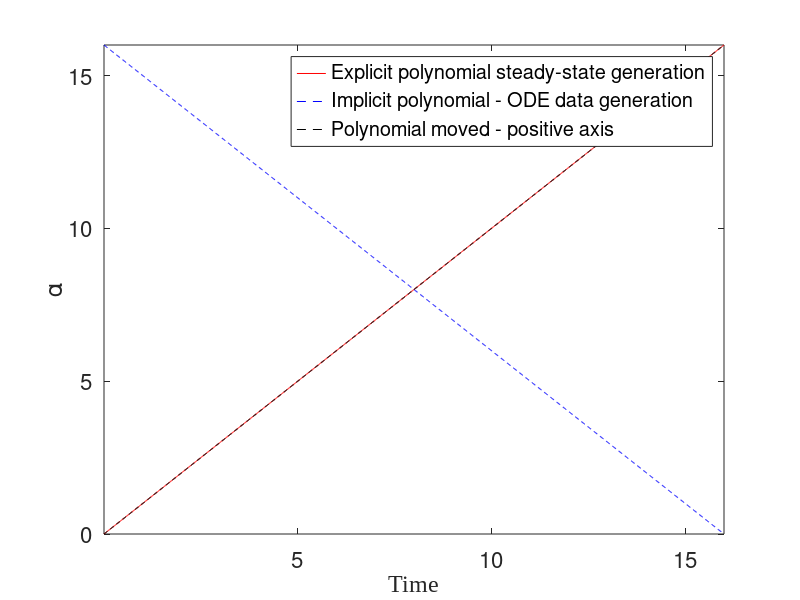

Write the MATLAB code that produced this figure. (Note: this script raises an error after producing the figure.)
clear all, close all, clc
figpath = '../figures/';
addpath('./utils');
addpath('./violin/');
addpath('./NoiseFunctions/');
addpath('./plottingfunctions/');
rng(1)
%%
% Parameter to specify the type of analysis
analysisType = 'pitchfork';  % Change this to 'pitchfork' as needed when running different scripts

% Base directory for results
scriptFullPath = mfilename('fullpath');
[scriptPath, ~, ~] = fileparts(scriptFullPath);
resultsBasePath = fullfile(scriptPath, 'Results figures');

% Dynamic directory based on the analysis type
analysisPath = fullfile(resultsBasePath, analysisType);

% Ensure the directory exists
if ~exist(analysisPath, 'dir')
    mkdir(analysisPath);
end

% Define the path for the PDF file within the analysis directory
pdfPath = fullfile(analysisPath, 'ResultsFigures.pdf');
tic

%generate Data

n = 3;%number of variables
dt=0.01;%timestep
%Integrate interval

Endinterval = 16; %initial value of the pitchfor bifurcation
%Endinterval = 1.5; %initial value of the pitchfor bifurcation
intervalzero = -.001;
%real hidden variable interval
%tinterval=[0 Initinterval];
tinterval=[intervalzero Endinterval];




% Integrate
tspan2=[tinterval(2):-dt:tinterval(1)]; %interval for solving the 
tspan=[.001:dt:tinterval(2)-tinterval(1)];
N = length(tspan);
options = odeset('RelTol',1e-12,'AbsTol',1e-12*ones(1,n));
X=[];
%Coeficients of polyorder 3 c1*t+c2*t^2+c3*t^3 & and final time value 
%c=[3,2,1,Endinterval];
c=[1,0,0,Endinterval];
%Analitic polinomial
    y=c(1)*(tspan2)+c(2)*(tspan2).^2+c(3)*(tspan2).^3;
    %inverted polinomial
    y2=c(1)*(-tspan+tinterval(2) )+c(2)*(-tspan...
        +tinterval(2)).^2+c(3)*(-tspan+tinterval(2)).^3;
    %plot(tspan,y,'r-',tspan2,y2,'b--')
    yzero = c(1)*(tspan+tinterval(1))+c(2)*(tspan+tinterval(1)).^2 ...
        +c(3).*(tspan+tinterval(1)).^3;
    %Derivative of inverted polinomilal is 

figure(1)
plot(tspan2,y,'r-',tspan,y2,'b--',tspan,yzero,'k--')
xlabel('Time', 'FontName', 'Times New Roman')  % Set xlabel font to Times New Roman

xlim([min(tspan) max(tspan)]);
ylabel('\alpha')  % Use \alpha for the Greek letter alpha
ylim([min(y) max(y)]);

% xline(0,'k--');
set(gca,'FontSize',16);
l=legend('Explicit polynomial steady-state generation', 'Implicit polynomial - ODE data generation', 'Polynomial moved - positive axis');
l.Position = [0.46, 0.83, 0.07, 0.071];

l.FontSize = 12;
% l.Location='northeast';
title('Inverted polynomial');
exportgraphics(gcf, pdfPath, 'ContentType', 'vector', 'Append', true);

%Integration for Pitchforksystem
xMax = [1,1,1];
for mu0=[yzero(1)];  %initial condition of Beta  
    %sqrt(muo)%formula of coordinate x0 in function of beta(mu0)
    for x0=real(sqrt(mu0))+0.01 %Initial condition of state variables
        [t,x] = ode45(@(t,x) pitchforkPolyorder3Left2Right(t,x,c,xMax),tspan,[tspan(1),mu0,x0],options);
         X = [X;x];
         %plot variable x vs bifurcation parameter
            % figure(2)
            % hold on
            % plot(x(:,2),x(:,3),'b-')  
            % xlabel('beta')
            % ylabel('State x3')
            % xline(0,'k--');
            % yline(0,'k--');
            % set(gca,'FontSize',16);
            % l=legend('Trajectory with changin beta');
            % l.FontSize = 14;
            % l.Location='northeast';
            % title('Pitchfork State vsparameter')
            % hold off    
    end
end

xMax = max(abs(x))
% load("MaxJin.mat")
% jingWangScale = xMax./MaxJin(1:3)
% xMax = jingWangScale

for mu0=[yzero(1)];  %initial condition of Beta  
    %sqrt(muo)%formula of coordinate x0 in function of beta(mu0)
    for x0=real(sqrt(mu0))+0.01 %Initial condition of state variables
        [t,x] = ode45(@(t,x) pitchforkPolyorder3Left2Right(t,x,c,xMax),tspan,[tspan(1),mu0,x0],options);
         X = [X;x];
         %plot variable x vs bifurcation parameter
            figure(2)
            hold on
            plot(x(:,2),x(:,3),'b-')    
            xlabel('\alpha', 'FontName', 'Times New Roman')  % Alpha symbol and Times New Roman font for the xlabel
            ylabel('State', 'FontName', 'Times New Roman')  % Times New Roman font for the ylabel
            xline(0,'k--');
            set(gca, 'FontSize', 16, 'FontName', 'Times New Roman');  % Set the axes font to Times New Roman

            xline(0,'k--');
            yline(0,'k--');
            set(gca,'FontSize',16,'FontName','Times New Roman');
            % l=legend('Trajectory using numerical integration');
            % l.FontSize = 14;
            % l.Location='northeast';
            title('State vs \alpha (t)', 'FontName', 'Times New Roman')  % Use LaTeX markup for alpha and set font to Times New Roman
            hold off
            exportgraphics(gcf, pdfPath, 'ContentType', 'vector', 'Append', true);
    end
end

%Mu observed from equations of steady state
%[x,yzero] = xNormalization(x,yzero);

mufunc = @(x) ((x(:,3).^2))*xMax(3)^2
mu_observed=mufunc(x); 
%%Polinomial fit

%In the fututure we can let unkonw the coefficient (tinterval(1)or tinterval(2))
F1=@(weightdx,xdata)  weightdx(1)*(xdata+tinterval(1))+weightdx(2)*(xdata+tinterval(1)).^2 ...
        +weightdx(3).*(xdata+tinterval(1)).^3;


%curve fitting
weights0=[0.5 0.5 0.5];%initial guess for weights
[weightdx, resnorm,~,exitflag,output] = lsqcurvefit(F1,weights0, tspan, mu_observed')

%data predicted from F1 evaluated with the predicted coefficients
reproduced_data= F1(weightdx,tspan);


plotState_Beta_time_Pred(tspan,x,mu_observed,yzero,reproduced_data,n,3,pdfPath)

%%Data with noise: 

noise_scale = 0.15;

[xNoisy, Noise_normalized] = add_Noise_Max(x,noise_scale);

%next step is to use the noise for the figures. 
mu_obsNoisy = mufunc(xNoisy);

[weightdxNoise,resnormNoise,~,exitflagNoise,outputNoise] = lsqcurvefit(F1,weights0, tspan, mu_obsNoisy');

reproduced_dataNoisy= F1(weightdxNoise,tspan);

comparisonVector = [c(1:(length(c)-1));weightdx;weightdxNoise]
%%%%%%%%%%%%%%%%%%%%%%%%%%%%%%%%%%%%%%%%%%%%%%%%%%%%%%%%%%%%%%%%%%%%%%%%%%%%%%%%%%%%%%%%%%%%%%%%%%%%%%%%%%%%%%%%%%%%%%%%%%%%%%%%
%%%%%%%%%%%%%%%%%%%%%%%%%%%%%%%%%%%%%%%%%%%%%%%%%%%%%%%%%%%%%%%%%%%%%%%%%%%%%%%%%%%%%%%%%%%%%%%%%%%%%%%%%%%%%%%%%%%%%%%%%%%%%%%%

plotState_Beta_time_Pred(tspan,xNoisy,mu_obsNoisy,yzero,reproduced_dataNoisy,n,4,pdfPath)

%% %%%%%%%%%%%%%%%%%%%%%%%%%%%%%%%%%%%%%%%%%%%%%%%%%%%%%%%%%%%%%%%%%%%%%%%
%%%%%%%%%%%%%%%%%%%%%%%%%%%%%%%%%%%%%%%%%%%%%%%%%%%%%%%%%%%%%%%%%%%%%%%%%
% plotCleanNoiseStateFig_6(tspan,Noise_normalized,yzero,n)


%% Noise analysis 
% Creation of comparison vector for different noise variances: 
VectorOfNoise = [0:0.1:0.5];
name = mfilename
name = name(1:9)
%noise_Scale_maximum(F1,weights0, tspan, x,c,yzero,VectorOfNoise,name,mufunc)
figure
noise_5_Boxplots(F1,weights0, tspan, x,c,yzero,VectorOfNoise,name,mufunc,pdfPath)

